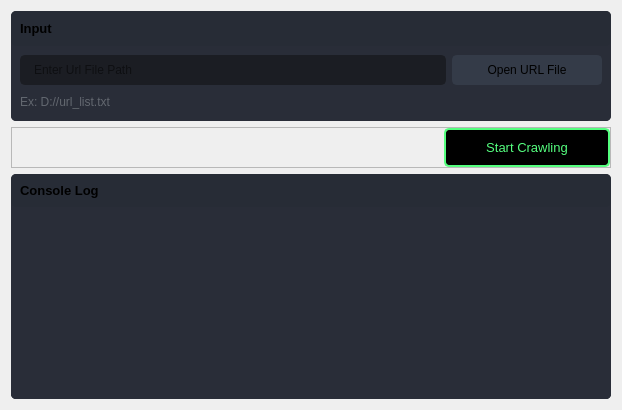
               <widget class="QWidget" name="page">
                <layout class="QVBoxLayout" name="verticalLayout_3">
                 <item>
                  <widget class="QFrame" name="frame_div_content_2">
                   <property name="minimumSize">
                    <size>
                     <width>0</width>
                     <height>110</height>
                    </size>
                   </property>
                   <property name="maximumSize">
                    <size>
                     <width>16777215</width>
                     <height>110</height>
                    </size>
                   </property>
                   <property name="styleSheet">
                    <string notr="true">background-color: rgb(41, 45, 56);
border-radius: 5px;
</string>
                   </property>
                   <property name="frameShape">
                    <enum>QFrame::NoFrame</enum>
                   </property>
                   <property name="frameShadow">
                    <enum>QFrame::Raised</enum>
                   </property>
                   <layout class="QVBoxLayout" name="verticalLayout_9">
                    <property name="spacing">
                     <number>0</number>
                    </property>
                    <property name="leftMargin">
                     <number>0</number>
                    </property>
                    <property name="topMargin">
                     <number>0</number>
                    </property>
                    <property name="rightMargin">
                     <number>0</number>
                    </property>
                    <property name="bottomMargin">
                     <number>0</number>
                    </property>
                    <item>
                     <widget class="QFrame" name="frame_title_wid_2">
                      <property name="maximumSize">
                       <size>
                        <width>16777215</width>
                        <height>35</height>
                       </size>
                      </property>
                      <property name="styleSheet">
                       <string notr="true">background-color: rgb(39, 44, 54);</string>
                      </property>
                      <property name="frameShape">
                       <enum>QFrame::StyledPanel</enum>
                      </property>
                      <property name="frameShadow">
                       <enum>QFrame::Raised</enum>
                      </property>
                      <layout class="QVBoxLayout" name="verticalLayout_10">
                       <item>
                        <widget class="QLabel" name="labelBoxBlenderInstalation_2">
                         <property name="font">
                          <font>
                           <family>Segoe UI</family>
                           <pointsize>10</pointsize>
                           <weight>75</weight>
                           <bold>true</bold>
                          </font>
                         </property>
                         <property name="styleSheet">
                          <string notr="true"/>
                         </property>
                         <property name="text">
                          <string>Input</string>
                         </property>
                        </widget>
                       </item>
                      </layout>
                     </widget>
                    </item>
                    <item>
                     <widget class="QFrame" name="frame_content_wid_2">
                      <property name="frameShape">
                       <enum>QFrame::NoFrame</enum>
                      </property>
                      <property name="frameShadow">
                       <enum>QFrame::Raised</enum>
                      </property>
                      <layout class="QHBoxLayout" name="horizontalLayout_11">
                       <item>
                        <layout class="QGridLayout" name="gridLayout_2">
                         <property name="bottomMargin">
                          <number>0</number>
                         </property>
                         <item row="0" column="0">
                          <widget class="QLineEdit" name="lineEdit_url_file_path">
                           <property name="minimumSize">
                            <size>
                             <width>0</width>
                             <height>30</height>
                            </size>
                           </property>
                           <property name="styleSheet">
                            <string notr="true">QLineEdit {
	background-color: rgb(27, 29, 35);
	border-radius: 5px;
	border: 2px solid rgb(27, 29, 35);
	padding-left: 10px;
}
QLineEdit:hover {
	border: 2px solid rgb(64, 71, 88);
}
QLineEdit:focus {
	border: 2px solid rgb(91, 101, 124);
}</string>
                           </property>
                           <property name="placeholderText">
                            <string>Enter Url File Path</string>
                           </property>
                          </widget>
                         </item>
                         <item row="0" column="1">
                          <widget class="QPushButton" name="pushButton_url_file_open">
                           <property name="minimumSize">
                            <size>
                             <width>150</width>
                             <height>30</height>
                            </size>
                           </property>
                           <property name="font">
                            <font>
                             <family>Segoe UI</family>
                             <pointsize>9</pointsize>
                            </font>
                           </property>
                           <property name="styleSheet">
                            <string notr="true">QPushButton {
	border: 2px solid rgb(52, 59, 72);
	border-radius: 5px;	
	background-color: rgb(52, 59, 72);
}
QPushButton:hover {
	background-color: rgb(57, 65, 80);
	border: 2px solid rgb(61, 70, 86);
}
QPushButton:pressed {	
	background-color: rgb(35, 40, 49);
	border: 2px solid rgb(43, 50, 61);
}</string>
                           </property>
                           <property name="text">
                            <string>Open URL File</string>
                           </property>
                           <property name="icon">
                            <iconset resource="../../../_github_open_sources/Simple_PySide_Base-master/files.qrc">
                             <normaloff>:/16x16/icons/16x16/cil-folder-open.png</normaloff>:/16x16/icons/16x16/cil-folder-open.png</iconset>
                           </property>
                          </widget>
                         </item>
                         <item row="1" column="0" colspan="2">
                          <widget class="QLabel" name="labelVersion_4">
                           <property name="styleSheet">
                            <string notr="true">color: rgb(98, 103, 111);</string>
                           </property>
                           <property name="lineWidth">
                            <number>1</number>
                           </property>
                           <property name="text">
                            <string>Ex: D://url_list.txt</string>
                           </property>
                           <property name="alignment">
                            <set>Qt::AlignLeading|Qt::AlignLeft|Qt::AlignVCenter</set>
                           </property>
                          </widget>
                         </item>
                        </layout>
                       </item>
                      </layout>
                     </widget>
                    </item>
                   </layout>
                  </widget>
                 </item>
                 <item>
                  <widget class="QFrame" name="frame_2">
                   <property name="frameShape">
                    <enum>QFrame::StyledPanel</enum>
                   </property>
                   <property name="frameShadow">
                    <enum>QFrame::Raised</enum>
                   </property>
                   <layout class="QHBoxLayout" name="horizontalLayout_2">
                    <property name="leftMargin">
                     <number>0</number>
                    </property>
                    <property name="topMargin">
                     <number>0</number>
                    </property>
                    <property name="rightMargin">
                     <number>0</number>
                    </property>
                    <property name="bottomMargin">
                     <number>0</number>
                    </property>
                    <item>
                     <spacer name="horizontalSpacer">
                      <property name="orientation">
                       <enum>Qt::Horizontal</enum>
                      </property>
                      <property name="sizeHint" stdset="0">
                       <size>
                        <width>432</width>
                        <height>20</height>
                       </size>
                      </property>
                     </spacer>
                    </item>
                    <item>
                     <widget class="QPushButton" name="pushButton_start_crawling">
                      <property name="minimumSize">
                       <size>
                        <width>150</width>
                        <height>30</height>
                       </size>
                      </property>
                      <property name="font">
                       <font>
                        <family>MS Shell Dlg 2</family>
                        <pointsize>10</pointsize>
                        <weight>50</weight>
                        <italic>false</italic>
                        <bold>false</bold>
                       </font>
                      </property>
                      <property name="cursor">
                       <cursorShape>PointingHandCursor</cursorShape>
                      </property>
                      <property name="styleSheet">
                       <string notr="true">QPushButton {
	border: 2px solid rgb(85, 255, 127);
	border-radius: 5px;	
	background-color:black;
color:rgb(85, 255, 127);
	font: 10pt &quot;MS Shell Dlg 2&quot;;
padding:10px 40px;
}
QPushButton:hover {
	background-color: rgb(57, 65, 80);
	border: 2px solid rgb(61, 70, 86);
}
QPushButton:pressed {	
	background-color: rgb(35, 40, 49);
	border: 2px solid rgb(43, 50, 61);
}</string>
                      </property>
                      <property name="text">
                       <string>Start Crawling</string>
                      </property>
                      <property name="icon">
                       <iconset resource="../../../_github_open_sources/Simple_PySide_Base-master/files.qrc">
                        <normaloff>:/16x16/icons/16x16/cil-find-in-page.png</normaloff>:/16x16/icons/16x16/cil-find-in-page.png</iconset>
                      </property>
                     </widget>
                    </item>
                   </layout>
                  </widget>
                 </item>
                 <item>
                  <widget class="QFrame" name="frame_div_content_4">
                   <property name="minimumSize">
                    <size>
                     <width>0</width>
                     <height>0</height>
                    </size>
                   </property>
                   <property name="maximumSize">
                    <size>
                     <width>16777215</width>
                     <height>16777215</height>
                    </size>
                   </property>
                   <property name="styleSheet">
                    <string notr="true">background-color: rgb(41, 45, 56);
border-radius: 5px;
</string>
                   </property>
                   <property name="frameShape">
                    <enum>QFrame::NoFrame</enum>
                   </property>
                   <property name="frameShadow">
                    <enum>QFrame::Raised</enum>
                   </property>
                   <layout class="QVBoxLayout" name="verticalLayout_13">
                    <property name="spacing">
                     <number>0</number>
                    </property>
                    <property name="leftMargin">
                     <number>0</number>
                    </property>
                    <property name="topMargin">
                     <number>0</number>
                    </property>
                    <property name="rightMargin">
                     <number>0</number>
                    </property>
                    <property name="bottomMargin">
                     <number>0</number>
                    </property>
                    <item>
                     <widget class="QFrame" name="frame_title_wid_4">
                      <property name="maximumSize">
                       <size>
                        <width>16777215</width>
                        <height>35</height>
                       </size>
                      </property>
                      <property name="styleSheet">
                       <string notr="true">background-color: rgb(39, 44, 54);</string>
                      </property>
                      <property name="frameShape">
                       <enum>QFrame::StyledPanel</enum>
                      </property>
                      <property name="frameShadow">
                       <enum>QFrame::Raised</enum>
                      </property>
                      <layout class="QVBoxLayout" name="verticalLayout_14">
                       <item>
                        <widget class="QLabel" name="labelBoxBlenderInstalation_4">
                         <property name="font">
                          <font>
                           <family>Segoe UI</family>
                           <pointsize>10</pointsize>
                           <weight>75</weight>
                           <bold>true</bold>
                          </font>
                         </property>
                         <property name="styleSheet">
                          <string notr="true"/>
                         </property>
                         <property name="text">
                          <string>Console Log</string>
                         </property>
                        </widget>
                       </item>
                      </layout>
                     </widget>
                    </item>
                    <item>
                     <widget class="QFrame" name="frame_content_wid_4">
                      <property name="frameShape">
                       <enum>QFrame::NoFrame</enum>
                      </property>
                      <property name="frameShadow">
                       <enum>QFrame::Raised</enum>
                      </property>
                      <layout class="QHBoxLayout" name="horizontalLayout_13">
                       <property name="leftMargin">
                        <number>0</number>
                       </property>
                       <property name="topMargin">
                        <number>0</number>
                       </property>
                       <property name="rightMargin">
                        <number>0</number>
                       </property>
                       <property name="bottomMargin">
                        <number>0</number>
                       </property>
                       <item>
                        <widget class="QPlainTextEdit" name="plainTextEdit_home_log">
                         <property name="styleSheet">
                          <string notr="true"/>
                         </property>
                         <property name="readOnly">
                          <bool>true</bool>
                         </property>
                         <property name="plainText">
                          <string/>
                         </property>
                        </widget>
                       </item>
                      </layout>
                     </widget>
                    </item>
                   </layout>
                  </widget>
                 </item>
                </layout>
               </widget>
